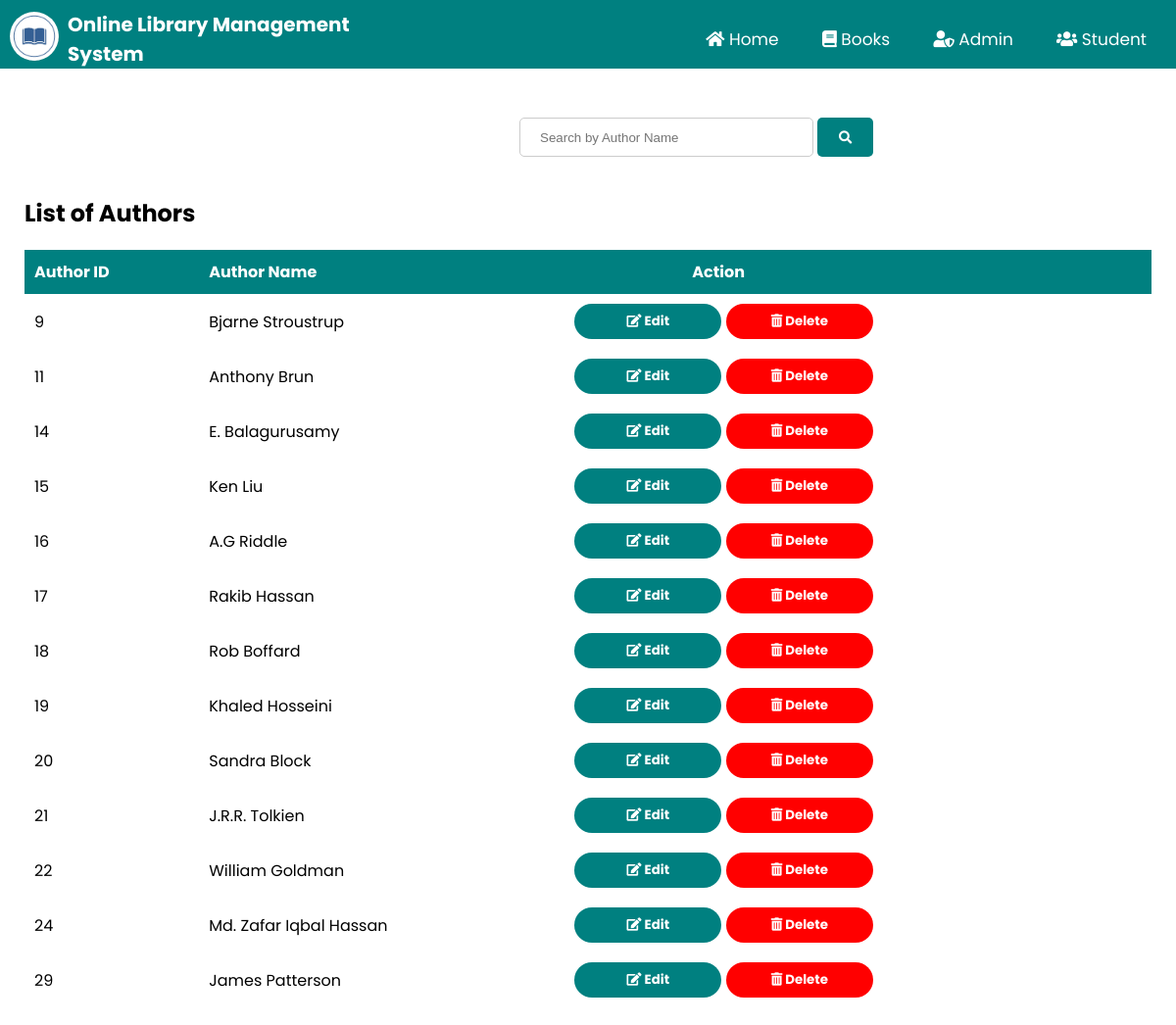
Page /php/manage_authors.php on the earlier database version.
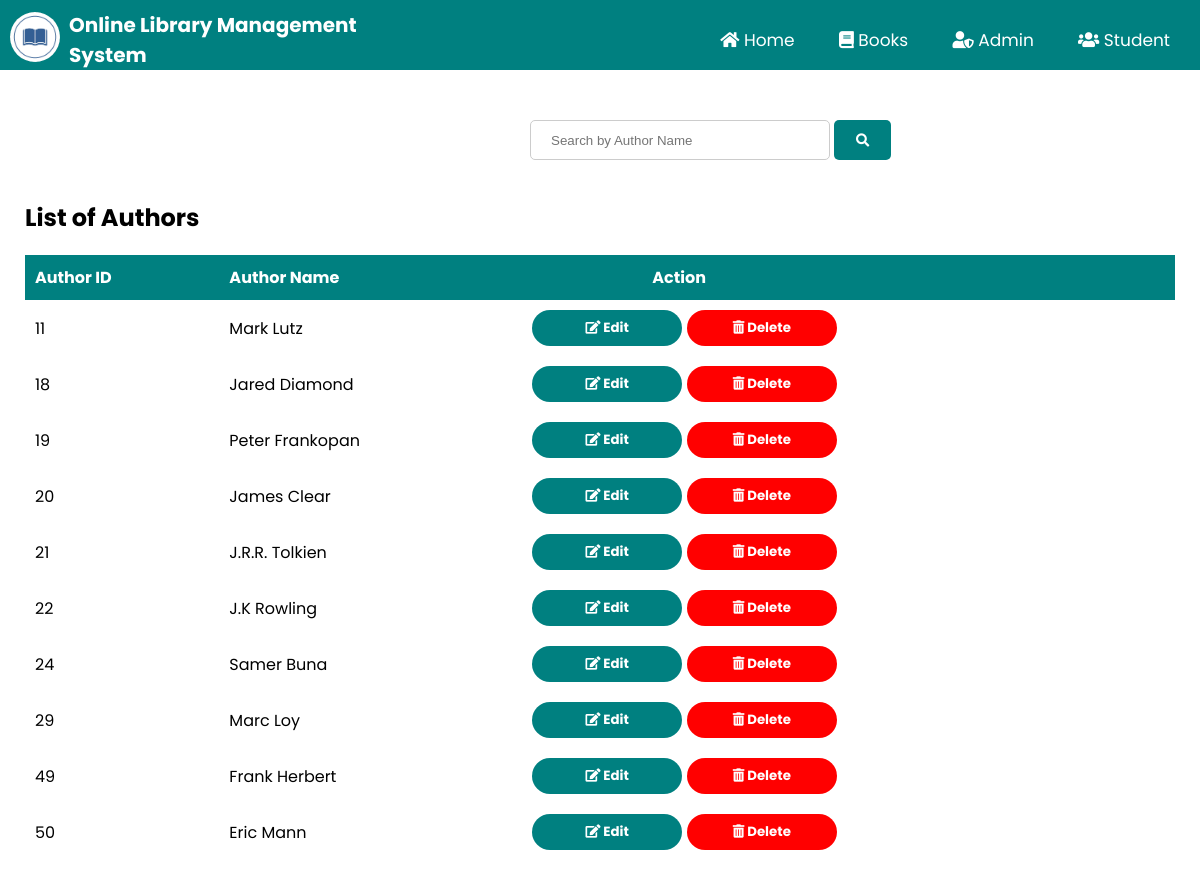
Same page on the later database version.
### tables this page shows
CREATE TABLE `authors` (
  `authorid` int(111) NOT NULL,
  `authorname` varchar(111) NOT NULL
);

### php/manage_authors.php (the view, shortened to what this page needs)
<?php
	include "connection.php";
    include "admin_navbar.php";
?>
<!DOCTYPE html>
<html lang="en">
<head>
    <link rel="stylesheet" href="https://cdnjs.cloudflare.com/ajax/libs/font-awesome/5.15.2/css/all.min.css" />
    <link rel="stylesheet" href="../css/style.css">
</head>
<body>
    <div class="search-bar admin-search">
        <form action="" method='post'>
            <input type="search" name='search' placeholder='Search by Author Name' required>
            <button type='submit' name='submit'><i class="fas fa-search"></i></button>
        </form>
    </div>
    <div class="request-table">
        <div class="request-container">
            <h2 class="request-title student-info-title">List of Authors</h2>
            <?php
		if(isset($_POST['submit']))
		{
			$q=mysqli_query($db,"SELECT * FROM authors where authorname like '%$_POST[search]%'; ");
			if(mysqli_num_rows($q)==0)
			{
				echo "Sorry! No Authors found. Try searching again";
			}
			else
			{
				echo "<table class='rtable authortable'>";
                echo "<tr style='background-color: teal;'>";
                echo "<th>"; echo "Author ID"; echo "</th>";
                echo "<th>"; echo "Author Name"; echo "</th>";
                echo "<th>"; echo "Action"; echo "</th>";
                echo "</tr>";
                while($row=mysqli_fetch_assoc($q))
                {
                    echo "<tr>";
                    echo "<td>"; echo $row['authorid']; echo "</td>";
                    echo "<td>"; echo $row['authorname']; echo "</td>";
                    echo "<td>";?><a href="edit_author.php?ed=<?php echo $row['authorid'];?>"><button style="font-weight:bold;" type="submit" name="submit1" class="btn btn-default actionbtn"><i class="fas fa-edit"></i> Edit
			        </button>
                    </a>
                    <a href="delete_author.php?del=<?php echo $row['authorid'];?>"><button onclick="del()" style="font-weight:bold;" type="submit" name="submit1" class="delbtn" ><i class="fas fa-trash-alt"></i> Delete
                        </button>
                    </a>
			        <?php
			        echo "</td>";
                    echo "</tr>";
                }
                echo "</table>";
		    }
		}
		else
		{
			$res=mysqli_query($db,"SELECT * FROM authors; ");
            echo "<table class='rtable authortable'>";
                echo "<tr style='background-color: teal;'>";
                echo "<th>"; echo "Author ID"; echo "</th>";
                echo "<th>"; echo "Author Name"; echo "</th>";
                echo "<th>"; echo "Action"; echo "</th>";
                echo "</tr>";
            while($row=mysqli_fetch_assoc($res))
            {
                echo "<tr>";
                echo "<td>"; echo $row['authorid']; echo "</td>";
                echo "<td>"; echo $row['authorname']; echo "</td>";
                echo "<td>";?><a href="edit_author.php?ed=<?php echo $row['authorid'];?>"><button style="font-weight:bold;" type="submit" name="submit1" class="btn btn-default actionbtn"><i class="fas fa-edit"></i> Edit
                </button>
                </a>
                <a href="delete_author.php?del=<?php echo $row['authorid'];?>"><button onclick="del()" style="font-weight:bold;" type="submit" name="submit1" class="delbtn"><i class="fas fa-trash-alt"></i> Delete
                </button></a>
                <?php
                echo "</td>";
                echo "</tr>";
            }
            echo "</table>";
            }
        ?>
        </div>
    </div>
</body>
</html>

### php/admin_navbar.php (shortened to what this page needs)
<!DOCTYPE html>
<html lang="en">
<head>
    <link rel="stylesheet" href="https://cdnjs.cloudflare.com/ajax/libs/font-awesome/5.15.2/css/all.min.css" />
    <link rel="stylesheet" href="../css/style.css">
</head>
<body>
    <?php
    if(isset($_SESSION['login_admin_username']))
    {
        $r=mysqli_query($db,"SELECT COUNT(status) as total FROM message where status='no' and sender='student';");
        $c = mysqli_fetch_assoc($r);
        ?>
        <div class="header">
        <div class="container">
            <div class="navbar">
                <div class="logo">
                   <a href="index.php"><img src="../images/logo2.jpg" width="30px" height="30px" alt="Logo" style="border-radius: 50%;"></a>
                </div>
                <div class="admin-title">
                <a href="index.php"><h3 style="font-size: 16px;">Online Library Management System</h3></a>
                </div>
                <div class="admin-navbar">
                    <ul id="menuitems">
                        <li><a href="admin_dashboard.php">Dashboard</a></li>
                        <li><a href="student_info.php">Student Info</a></li>
                        <li class="dropdown">
                            <button onclick="myFunction2()" class="dropbtn admindrop">Authors <i class="fas fa-caret-down"></i></button>
                            <ul class="dropdown-content" id="myDropdown2">
                                <li><a href="add_author.php">Add Author</a></li>
                                <li><a href="manage_authors.php">Manage Authors</a></li>
                            </ul>
                        </li>
                        <li class="dropdown">
                            <button onclick="myFunction3()" class="dropbtn admindrop">Categories <i class="fas fa-caret-down"></i></button>
                            <ul class="dropdown-content" id="myDropdown3">
                                <li><a href="add_category.php">Add Category</a></li>
                                <li><a href="manage_categories.php">Manage Categories</a></li>
                            </ul>
                        </li>
                        <li class="dropdown">
                            <button onclick="myFunction4()" class="dropbtn admindrop">Books <i class="fas fa-caret-down"></i></button>
                            <ul class="dropdown-content" id="myDropdown4">
                                <li><a href="add_book.php">Add Book</a></li>
                                <li><a href="manage_books.php">Manage Books</a></li>
                                <li><a href="trending_books.php">Trending Books</a></li>
                                <li><a href="request_info.php">Request Info</a></li>
                            </ul>
                        </li>
                        <li class="dropdown">
                            <button onclick="myFunction5()" class="dropbtn admindrop">Issue Info <i class="fas fa-caret-down"></i></button>
                            <ul class="dropdown-content issuedrop" id="myDropdown5">
                                <li><a href="manage_issued_books.php">Manage Issued Books</a></li>
                                <li><a href="returned.php">Returned Lists</a></li>
                                <li><a href="expired.php">Expired Lists</a></li>
                            </ul>
                        </li>
                        <li><a href="feedback_info.php">Feedback List</a></li>
                        <li><a href="admin_message.php" id="envelope"><i class="fas fa-envelope"></i>
                        <?php
                        if($c['total']>0 && $c['total']<=9){
                            ?>
                            <sup style="border-radius: 50px; background-color: red; padding: 0 5px;"><?php echo $c['total'];?></sup>
                            <?php
                        }
                        else if($c['total']>9){
                            ?>
                            <sup style="border-radius: 50px; background-color: red; padding: 0 5px;">9+</sup>
                            <?php
                        }
                        ?>
                        </a></li>
                        <li class="dropdown">
                            <button onclick="myFunction()" class="dropbtn">
                            <?php
                                echo "<img class='user-img' src='../images/".$_SESSION['pic1']."'>";
                                echo "&nbsp;&nbsp;&nbsp;&nbsp;&nbsp;".$_SESSION['login_admin_username'];
                            ?>&nbsp;&nbsp;<i class="fas fa-caret-down"></i></button>
                            <ul class="dropdown-content" id="myDropdown">
                                <li><a href="admin_update_password.php">Change Password</a></li>
                                <li><a href="logout.php"><i class="fas fa-sign-out-alt"></i> &nbsp; Logout</a></li>
                            </ul>
                        </li>
                    </ul>
                </div>
            </div>
        </div>
    </div>
    <?php
    }
    else
    {
        ?>
        <div class="header">
        <div class="container">
            <div class="navbar">
                <div class="logo">
                   <a href="index.php"><img src="../images/logo2.jpg" alt="Logo" style="border-radius: 50%;"></a>
                </div>
                <div class="title">
                <a href="index.php"><h3 style="font-size: 20px;">Online Library Management System</h3></a>
                </div>
                <nav>
                    <ul id="menuitems">
                        <li><a href="index.php"><i class="fas fa-home"></i>  Home</a></li>
                        <li><a href="index_books.php"><i class="fas fa-book"></i> Books</a></li>
                        <li><a href="admin.php"><i class="fas fa-user-shield"></i> Admin</a></li>
                        <li><a href="student.php"><i class="fas fa-users"></i> Student</a></li>
                    </ul>
                </nav>
            </div>
        </div>
    </div>
    <?php
    }
    ?>
</body>
</html>

### css/style.css (style rules this page uses)
html { scroll-behavior: smooth; }
* { margin: 0; padding: 0; box-sizing: border-box; }
body { font-family: 'Poppins', sans-serif; }
.navbar { display: flex; align-items: center; padding-top: 10px; padding-left: 10px; padding-right: 10px; background-color: teal; }
.logo { flex-basis: 5%; }
.logo img { width: 50px; height: 50px; background-color: none; }
.title { flex-basis: 30%; }
.title h3 { color: #fff; font-size: 20px; }
nav { flex: 1; flex-basis: 65%; text-align: right; }
nav ul { list-style-type: none; }
nav ul li { display: inline-block; position: relative; }
a { text-decoration: none; color: #fff; font-size: 17px; }
nav ul li a { padding: 10px 20px; transition: 0.4s; border-radius: 5px; }
.profile-table tr,td { border: none; padding: 10px; }
.btn-default { margin-top: 20px; margin-left: 60px; width: 150px; cursor: pointer; outline: none; border: none; }
.search-bar { margin-left: 480px; }
.search-bar input { border-radius: 5px; height: 40px; padding: 10px; padding-left: 20px; }
.search-bar button { width: 57px; padding: 10px; height: 40px; background-color: teal; color: white; border: none; border-radius: 5px; cursor: pointer; transition: 0.4s; outline: none; }
.admin-search { padding-top: 40px; margin-left: 530px; }
.btn { font-family: 'Poppins', sans-serif; }
.request-table { padding-bottom: 500px; }
.request-container { max-width: 1300px; margin: auto; padding-left: 25px; padding-right: 25px; }
.request-container .request-title { padding-top: 100px; }
.request-container .student-info-title { padding-top: 30px; }
.rtable { width: 100%; margin-top: 20px; border-collapse: collapse; }
.rtable th { text-align: left; color: white; padding: 10px; }
.authortable th:last-child { padding-left: 130px; }
.actionbtn { padding: 10px; margin: 0; }
.delbtn { background-color: red; color: #fff; padding: 8px 30px; border-radius: 30px; transition: background-color 0.4s; outline: none; border: none; cursor: pointer; width: 150px; font-family: 'Poppins', sans-serif; }
form input { width: 300px; height: 30px; margin: 10px 0; padding: 0 10px; border: 1px solid #ccc; }
.btn { display: inline-block; background-color: teal; color: #fff; padding: 8px 30px; border-radius: 30px; transition: background-color 0.4s; outline: none; }

Differences in the rows shown:
removed authors: authorid "9", authorname "Bjarne Stroustrup"
removed authors: authorid "14", authorname "E. Balagurusamy"
removed authors: authorid "15", authorname "Ken Liu"
removed authors: authorid "16", authorname "A.G Riddle"
removed authors: authorid "17", authorname "Rakib Hassan"
changed authors id 11: authorname "Anthony Brun" → "Mark Lutz"
changed authors id 18: authorname "Rob Boffard" → "Jared Diamond"
changed authors id 19: authorname "Khaled Hosseini" → "Peter Frankopan"
changed authors id 20: authorname "Sandra Block" → "James Clear"
changed authors id 22: authorname "William Goldman" → "J.K Rowling"
changed authors id 24: authorname "Md. Zafar Iqbal Hassan" → "Samer Buna"
changed authors id 29: authorname "James Patterson" → "Marc Loy"
added authors: authorid "49", authorname "Frank Herbert"
added authors: authorid "50", authorname "Eric Mann"
